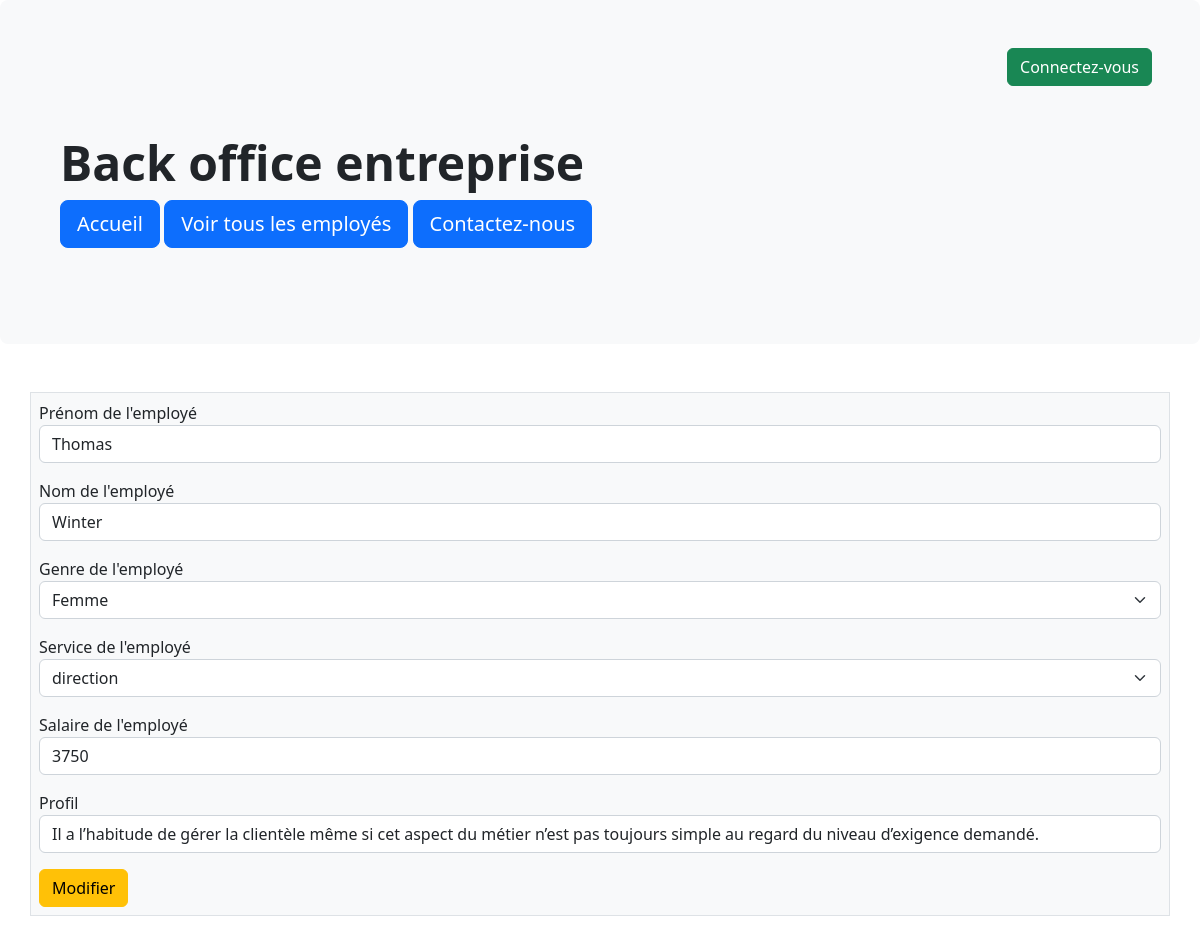
Screenshot of /modifemploye.php?id_employes=415 with the database file from the repository.
### tables this page shows
CREATE TABLE `information` (
  `id_info` int(3) NOT NULL,
  `id_employes` int(3) NOT NULL,
  `profil` text DEFAULT NULL,
  `photo` varchar(30) DEFAULT NULL
);

CREATE TABLE `employes` (
  `id_employes` int(3) NOT NULL,
  `prenom` varchar(20) DEFAULT NULL,
  `nom` varchar(20) DEFAULT NULL,
  `genre` enum('f','m') NOT NULL,
  `service` varchar(30) DEFAULT NULL,
  `date_embauche` date DEFAULT NULL,
  `salaire` float DEFAULT NULL
);

### modifemploye.php (the view, shortened to what this page needs)
<?php
include 'include/connect.inc.php';
if (isset($_GET['id_employes'])) {
    $affichage = $pdoEntreprise->prepare("SELECT `employes`.*, `information`.*
                                    FROM `employes`
                                    LEFT JOIN `information` ON `information`.`id_employes` = `employes`.`id_employes`
                                    WHERE `employes`.`id_employes`= :id_employes");
    $affichage->execute(array(
        ':id_employes' => $_GET['id_employes'],
    ));
    $ficheEmploye = $affichage->fetch(PDO::FETCH_ASSOC);
} else {
    header('location:listeEmployes.php');
    exit();
}
include 'include/header.inc.php';
?>
<main class="container">
    <section class="row my-5">
        <form action="#" method="POST" class="border p-2 bg-light" enctype="multipart/form-data">
            <div class="mb-3">
                <label for="prenom">Prénom de l'employé</label>
                <input type="text" name="prenom" id="prenom" class="form-control" value="<?php echo $ficheEmploye['prenom']; ?>">
            </div>
            <div class="mb-3">
                <label for="nom">Nom de l'employé</label>
                <input type="text" name="nom" id="nom" class="form-control" value="<?php echo $ficheEmploye['nom']; ?>">
            </div>
            <div class="mb-3">
                <label for="sexe">Genre de l'employé</label>
                <select name="sexe" id="sexe" class="form-select">
                    <option value="f">Femme</option>
                </select>
            </div>
            <div class="mb-3">
                <label for="service">Service de l'employé</label>
                <select name="service" id="service" class="form-select">
                    <?php
                    $requeteService = $pdoEntreprise->query("SELECT DISTINCT service FROM employes");
                    while ($service = $requeteService->fetch(PDO::FETCH_ASSOC)) {
                        echo "<option value=\"" . $service['service'] . "\">" . $service['service'] . "</option>";
                    }
                    ?>
                </select>
            </div>
            <div class="mb-3">
                <label for="salaire">Salaire de l'employé</label>
                <input type="number" name="salaire" id="salaire" class="form-control" value="<?php echo $ficheEmploye['salaire']; ?>">
            </div>
            <div class="mb-3">
                <label for="profil">Profil</label>
                <input type="text" name="profil" id="profil" class="form-control" value="<?php echo $ficheEmploye['profil']; ?>">
            </div>
            <input type="submit" class="btn btn-warning" value="Modifier">
        </form>
    </section>
</main>
</body>
</html>

### rows the page displays
information: prenom "Thomas", nom "Winter", salaire "3750", profil "Il a l’habitude de gérer la clientèle même si cet aspect du métier n’est pas toujours simple au regard du niveau d’exigence demandé."

### other values shown
form field service "direction"
